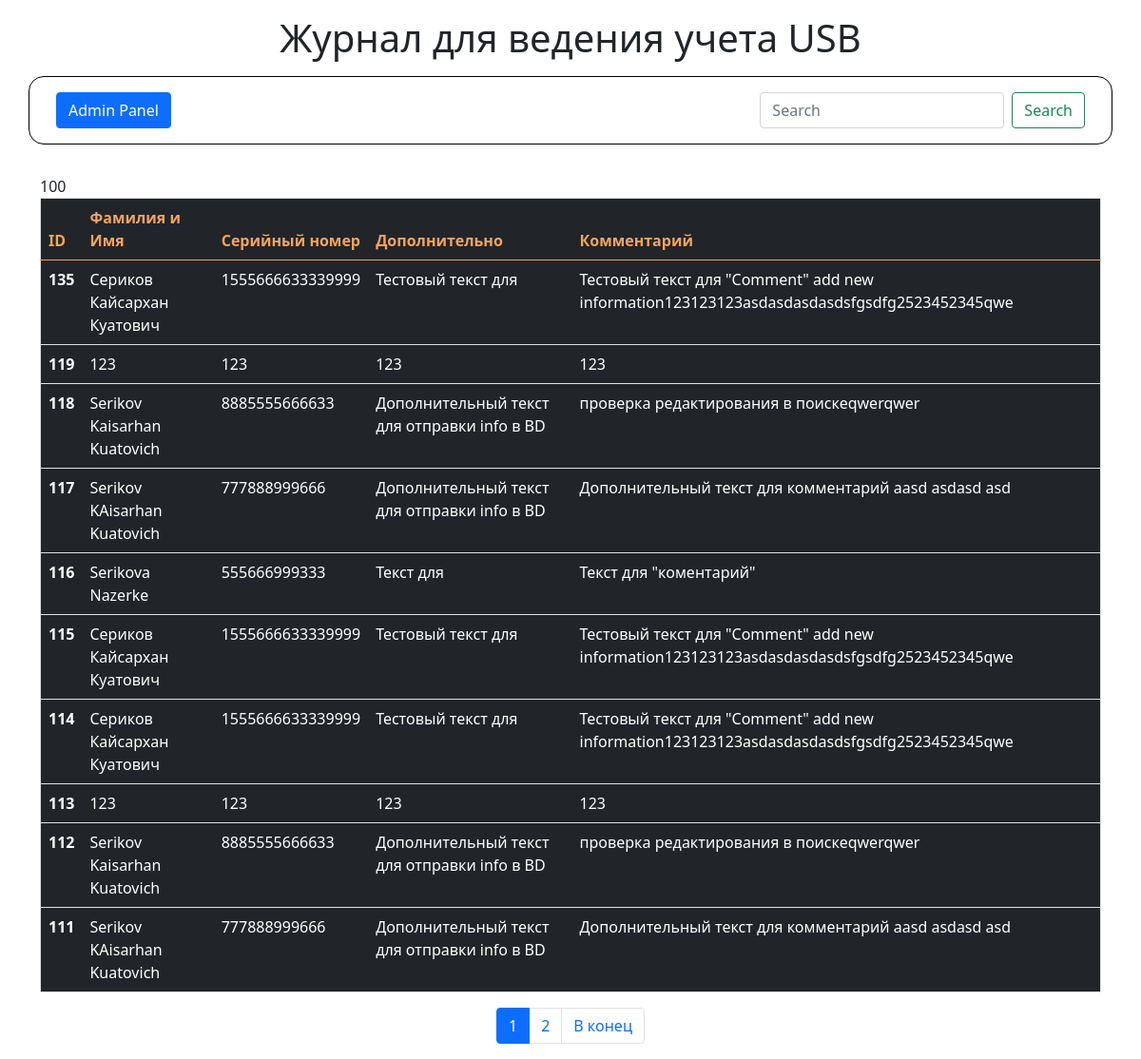
The page / on the database its author committed.
### tables this page shows
CREATE TABLE `jurnarelements` (
  `id` int UNSIGNED NOT NULL,
  `faim` varchar(255) NOT NULL,
  `serial` varchar(255) NOT NULL,
  `additionally` text,
  `comment` text
);

### index.php (called while the page is built, shortened)
<?php
require_once 'config/db.php';
?>
<?php
require 'tpl/header.php'
?>
<?php
require 'tpl/panel.php'
?>
<?php
require 'tpl/table.php';
?>
<?php
require 'tpl/footer.php';
?>

### tpl/table.php (the view, shortened to what this page needs)
<section>
    <div class="container">
        <table class="table table-dark table-hover border">
            <thead>
            <tr>
                <th scope="col">ID</th>
                <th scope="col">Фамилия и Имя</th>
                <th scope="col">Серийный номер</th>
                <th scope="col">Дополнительно</th>
                <th scope="col">Комментарий</th>
            </tr>
            </thead>
            <tbody>
            <?php
            if (isset($_GET['page'])) {
                $currentPage = htmlspecialchars($_GET['page']);
            }else{
                $currentPage = 1;
            }
            if (ctype_digit($currentPage) == false) {
                $currentPage = 1;
            }
            $showRecordPerPage = 10;
            $startFrom = ($currentPage * $showRecordPerPage) - $showRecordPerPage;
            $jurnalTables = mysqli_query($connect, "SELECT * FROM `jurnarelements`");
            $totalEmployee = mysqli_num_rows($jurnalTables);
            $lastPage = ceil($totalEmployee/$showRecordPerPage);
            $nextPage = $currentPage + 1;
            $jurnalTables = mysqli_query($connect, "SELECT * FROM `jurnarelements` ORDER BY `id` DESC LIMIT $startFrom, $showRecordPerPage");
            $jurnalTables = mysqli_fetch_all($jurnalTables);
            foreach ($jurnalTables as $jurnalTable ) {
                ?>
                <tr>
                    <th scope="row"><?= $jurnalTable[0]?></th>
                    <td><?= $jurnalTable[1]?></td>
                    <td><?= $jurnalTable[2]?></td>
                    <td><?= $jurnalTable[3]?></td>
                    <td><?= $jurnalTable[4]?></td>
                </tr>
                <?php
            }
            ?>
            </tbody>
        </table>
        <nav aria-label="Page navigation">
            <ul class="pagination">
                <li class="page-item active"><a class="page-link" href="?page=<?php echo $currentPage ?>"><?php echo $currentPage ?></a></li>
                <?php if($currentPage != $lastPage) { ?>
                    <li class="page-item"><a class="page-link" href="?page=<?php echo $nextPage ?>"><?php echo $nextPage ?></a></li>
                    <li class="page-item">
                        <a class="page-link" href="?page=<?php echo $lastPage ?>" aria-label="Next">
                            <span aria-hidden="true">В конец</span>
                        </a>
                    </li>
                <?php } ?>
            </ul>
        </nav>
    </div>
</section>

### tpl/header.php (shortened to what this page needs)
<!doctype html>
<html lang="en">
<head>
    <link href="https://cdn.jsdelivr.net/npm/bootstrap@5.0.0-beta2/dist/css/bootstrap.min.css" rel="stylesheet">
    <link  href="/css/dist/style.css" rel="stylesheet">
</head>
<body>

### tpl/panel.php (shortened to what this page needs)
<section class="form_add_elemets">
    <h1 class="Title_name">Журнал для ведения учета USB</h1>
    <div class="container form_buttons">
        <div class="add_del">
            <a class="btn btn-primary" href="/admin" role="button">Admin Panel</a>
        </div>
        <div class="search">
            <form class="d-flex" action="adrc/test_search.php" id="search">
                <input class="form-control me-2" name="searchInput" type="search" placeholder="Search" aria-label="Search">
                <button class="btn btn-outline-success" type="submit">Search</button>
            </form>
        </div>
    </div>
</section>

### tpl/footer.php (shortened to what this page needs)
</body>
</html>

### rows shown on the page
jurnarelements: id "135", faim "Сериков Кайсархан Куатович", serial "1555666633339999", additionally "Тестовый текст для", comment "Тестовый текст для \"Comment\" add new information123123123asdasdasdasdsfgsdfg2523452345qwe"
jurnarelements: id "119", faim "123", serial "123", additionally "123", comment "123"
jurnarelements: id "118", faim "Serikov Kaisarhan Kuatovich", serial "8885555666633", additionally "Дополнительный текст для отправки info в BD", comment "проверка редактирования в поискеqwerqwer"
jurnarelements: id "117", faim "Serikov KAisarhan Kuatovich", serial "777888999666", additionally "Дополнительный текст для отправки info в BD", comment "Дополнительный текст для комментарий aasd asdasd asd"
jurnarelements: id "116", faim "Serikova Nazerke", serial "555666999333", additionally "Текст для", comment "Текст для \"коментарий\""
jurnarelements: id "115", faim "Сериков Кайсархан Куатович", serial "1555666633339999", additionally "Тестовый текст для", comment "Тестовый текст для \"Comment\" add new information123123123asdasdasdasdsfgsdfg2523452345qwe"
jurnarelements: id "114", faim "Сериков Кайсархан Куатович", serial "1555666633339999", additionally "Тестовый текст для", comment "Тестовый текст для \"Comment\" add new information123123123asdasdasdasdsfgsdfg2523452345qwe"
jurnarelements: id "113", faim "123", serial "123", additionally "123", comment "123"
jurnarelements: id "112", faim "Serikov Kaisarhan Kuatovich", serial "8885555666633", additionally "Дополнительный текст для отправки info в BD", comment "проверка редактирования в поискеqwerqwer"
jurnarelements: id "111", faim "Serikov KAisarhan Kuatovich", serial "777888999666", additionally "Дополнительный текст для отправки info в BD", comment "Дополнительный текст для комментарий aasd asdasd asd"

### other values the page prints
$currentPage "1"
$nextPage "2"
